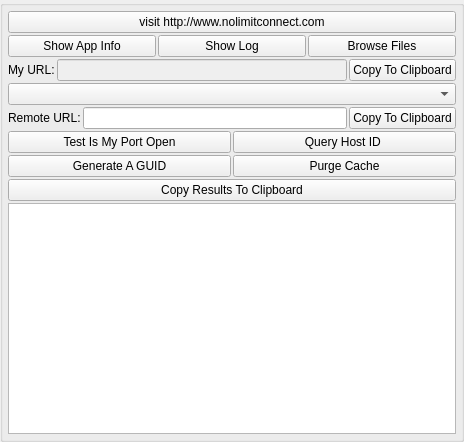
<?xml version="1.0" encoding="UTF-8"?>
<ui version="4.0">
 <class>AppletTestAndDebugUi</class>
 <widget class="QWidget" name="AppletTestAndDebugUi">
  <property name="geometry">
   <rect>
    <x>0</x>
    <y>0</y>
    <width>464</width>
    <height>442</height>
   </rect>
  </property>
  <property name="sizePolicy">
   <sizepolicy hsizetype="Expanding" vsizetype="Expanding">
    <horstretch>0</horstretch>
    <verstretch>0</verstretch>
   </sizepolicy>
  </property>
  <property name="minimumSize">
   <size>
    <width>0</width>
    <height>0</height>
   </size>
  </property>
  <property name="maximumSize">
   <size>
    <width>16777215</width>
    <height>16777215</height>
   </size>
  </property>
  <property name="windowTitle">
   <string>Test And Debug</string>
  </property>
  <layout class="QVBoxLayout" name="verticalLayout">
   <property name="spacing">
    <number>0</number>
   </property>
   <property name="leftMargin">
    <number>0</number>
   </property>
   <property name="topMargin">
    <number>0</number>
   </property>
   <property name="rightMargin">
    <number>0</number>
   </property>
   <property name="bottomMargin">
    <number>0</number>
   </property>
   <item>
    <widget class="QGroupBox" name="StyledDlgItemsBox">
     <property name="sizePolicy">
      <sizepolicy hsizetype="Expanding" vsizetype="Expanding">
       <horstretch>0</horstretch>
       <verstretch>0</verstretch>
      </sizepolicy>
     </property>
     <property name="minimumSize">
      <size>
       <width>0</width>
       <height>0</height>
      </size>
     </property>
     <property name="title">
      <string/>
     </property>
     <layout class="QVBoxLayout" name="verticalLayout_2">
      <property name="spacing">
       <number>2</number>
      </property>
      <property name="leftMargin">
       <number>5</number>
      </property>
      <property name="topMargin">
       <number>5</number>
      </property>
      <property name="rightMargin">
       <number>5</number>
      </property>
      <property name="bottomMargin">
       <number>5</number>
      </property>
      <item>
       <widget class="QPushButton" name="gotoWebsiteButton">
        <property name="sizePolicy">
         <sizepolicy hsizetype="Minimum" vsizetype="Preferred">
          <horstretch>0</horstretch>
          <verstretch>0</verstretch>
         </sizepolicy>
        </property>
        <property name="text">
         <string>visit http://www.nolimitconnect.com</string>
        </property>
       </widget>
      </item>
      <item>
       <layout class="QHBoxLayout" name="horizontalLayout">
        <item>
         <widget class="QPushButton" name="m_ShowAppInfoButton">
          <property name="text">
           <string>Show App Info</string>
          </property>
         </widget>
        </item>
        <item>
         <widget class="QPushButton" name="m_ShowLogButton">
          <property name="text">
           <string>Show Log</string>
          </property>
         </widget>
        </item>
        <item>
         <widget class="QPushButton" name="m_BrowseFilesButton">
          <property name="text">
           <string>Browse Files</string>
          </property>
         </widget>
        </item>
       </layout>
      </item>
      <item>
       <layout class="QHBoxLayout" name="horizontalLayout_3">
        <item>
         <widget class="QLabel" name="m_MyUrlLabel">
          <property name="text">
           <string>My URL:</string>
          </property>
         </widget>
        </item>
        <item>
         <widget class="QLineEdit" name="m_MyUrlEdit">
          <property name="enabled">
           <bool>false</bool>
          </property>
         </widget>
        </item>
        <item>
         <widget class="QPushButton" name="m_CopyMyUrlButton">
          <property name="text">
           <string>Copy To Clipboard</string>
          </property>
         </widget>
        </item>
       </layout>
      </item>
      <item>
       <widget class="QComboBox" name="m_TestUrlsComboBox"/>
      </item>
      <item>
       <layout class="QHBoxLayout" name="horizontalLayout_2">
        <item>
         <widget class="QLabel" name="m_TestUrlLabel">
          <property name="text">
           <string>Remote URL:</string>
          </property>
         </widget>
        </item>
        <item>
         <widget class="QLineEdit" name="m_TestUrlEdit"/>
        </item>
        <item>
         <widget class="QPushButton" name="m_CopyTestUrlButton">
          <property name="text">
           <string>Copy To Clipboard</string>
          </property>
         </widget>
        </item>
       </layout>
      </item>
      <item>
       <layout class="QHBoxLayout" name="horizontalLayout_4">
        <item>
         <widget class="QPushButton" name="m_IsMyPortOpenButton">
          <property name="text">
           <string>Test Is My Port Open</string>
          </property>
         </widget>
        </item>
        <item>
         <widget class="QPushButton" name="m_QueryHostIdButton">
          <property name="text">
           <string>Query Host ID </string>
          </property>
         </widget>
        </item>
       </layout>
      </item>
      <item>
       <layout class="QHBoxLayout" name="horizontalLayout_5">
        <item>
         <widget class="QPushButton" name="m_GenerateGuidButton">
          <property name="text">
           <string>Generate A GUID</string>
          </property>
         </widget>
        </item>
        <item>
         <widget class="QPushButton" name="m_PurgeCacheButton">
          <property name="text">
           <string>Purge Cache</string>
          </property>
         </widget>
        </item>
       </layout>
      </item>
      <item>
       <widget class="QPushButton" name="m_CopyResultToClipboardButton">
        <property name="text">
         <string>Copy Results To Clipboard</string>
        </property>
       </widget>
      </item>
      <item>
       <widget class="QPlainTextEdit" name="m_InfoPlainTextEdit"/>
      </item>
     </layout>
    </widget>
   </item>
  </layout>
 </widget>
 <resources/>
 <connections/>
</ui>
